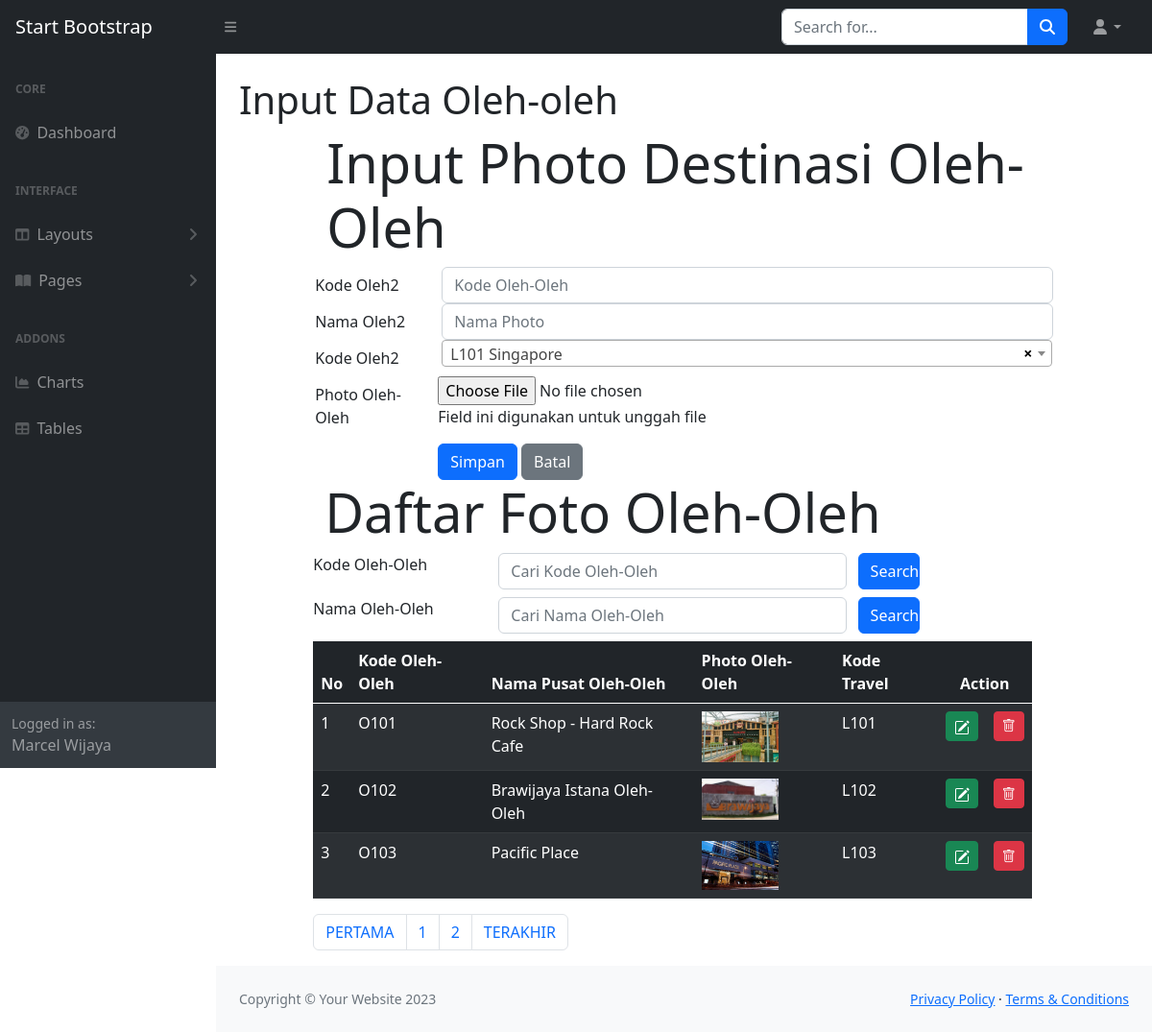
The app's page /oleh2.php with its own data.
### tables this page shows
CREATE TABLE `oleh2` (
  `olehKODE` char(4) NOT NULL,
  `olehNAMA` varchar(60) NOT NULL,
  `olehFOTO` char(120) NOT NULL,
  `lokasiKODE` char(4) NOT NULL
);

### oleh2.php (the view, shortened to what this page needs)
<!DOCTYPE html>
<html lang="en">
<head>
	<link rel = "stylesheet" type="text/css" href="css/bootstrap.min.css">
    <link rel="stylesheet" href="https://cdnjs.cloudflare.com/ajax/libs/select2/4.0.13/css/select2.min.css">
    <link rel="stylesheet" href="https://cdn.jsdelivr.net/npm/bootstrap-icons@1.10.2/font/bootstrap-icons.css">
	<link rel="stylesheet" type="text/css" href="css/bootstrap.min.css">
</head>
<?php
	include "include/config.php";
?>
<?php include "INCLUDE/head.php"?>
    <body class="sb-nav-fixed">
        <?php include "include/menunav.php"?>
        <div id="layoutSidenav">
<?php include "INCLUDE/menu.php"?>
            <div id="layoutSidenav_content">
                <main>
                    <div class="container-fluid px-4">
                        <h1 class="mt-4">Input Data Oleh-oleh</h1>
<body>
<div class="row">
<div class="col-sm-1"></div>
<div class="col-sm-10">
	<div class="jumbotron jumbotron-fluid">
		<div class="container">
			<h1 class="display-4">Input Photo Destinasi Oleh-Oleh</h1>
		</div>
	</div>
	<form method="POST" enctype="multipart/form-data">
		<div class="form-group row">
			<label for="olehkode" class="col-sm-2 col-form-label">Kode Oleh2</label>
			<div class="col-sm-10">
				<input type="text" class="form-control" id="olehkode" name="olehkode" placeholder="Kode Oleh-Oleh" maxlength="4">
			</div>
		</div>
		<div class="form-group row">
			<label for="olehnama" class="col-sm-2 col-form-label">Nama Oleh2</label>
			<div class="col-sm-10">
				<input type="text" class="form-control" id="olehnama" name="olehnama" placeholder="Nama Photo">
			</div>
		</div>
		<div class="form-group row">
			<label for="kodelokasi" class="col-sm-2 col-form-label">Kode Oleh2</label>
			<div class="col-sm-10">
				</div>
		</div>
		<div class="form-group row">
			<label for="file" class="col-sm-2 col-form-label">Photo Oleh-Oleh</label>
			<div class="col-sm-10">
				<input type="file" id="file" name="file">
				<p class="help-block">Field ini digunakan untuk unggah file</p>
			</div>
		</div>
		<div class="form-group row">
			<div class="col-sm-2"></div>
			<div class="col-sm-10">
				<input type="submit" name="Simpan" class="btn btn-primary" value="Simpan">
				<input type="submit" name="Batal" class="btn btn-secondary" value="Batal">
			</div>
		</div>
	</form>
</div>
</div>
<div class="row">
	<div class="col-sm-1"></div>
	<div class="col-sm-10">
		<div class="jumbotron jumbotron-fluid">
			<div class="container">
				<h1 class="display-4">Daftar Foto Oleh-Oleh</h1>
			</div>
		</div>
<form method="POST">
    <div class="form-group row mb-2">
    <label for="search" class="col-sm-3">Kode Oleh-Oleh</label>
    <div class="col-sm-6">
        <input type="text" name="search" class="form-control" id="search"
        value="<?php if (isset($_POST["search"])) {echo $_POST["search"];}?>"
        placeholder="Cari Kode Oleh-Oleh">
    </div>
    <input type="submit" name="kirim" class="col-sm-1 btn btn-primary" value="Search">
    </div>
</form>
<form method="post">
	<div class="form-group row mb-2">
    <label for="search2" class="col-sm-3">Nama Oleh-Oleh</label>
    <div class="col-sm-6">
        <input type="text" name="search2" class="form-control" id="search2"
        value="<?php if (isset($_POST["search2"])) {echo $_POST["search2"];}?>"
        placeholder="Cari Nama Oleh-Oleh">
    </div>
    <input type="submit" name="kirim2" class="col-sm-1 btn btn-primary" value="Search">
    </div>
</form>
	<table class="table table-dark table-striped">
		<thead class="thead-dark">
			<tr>
				<th>No</th>
				<th>Kode Oleh-Oleh</th>
				<th>Nama Pusat Oleh-Oleh</th>
				<th>Photo Oleh-Oleh</th>
				<th>Kode Travel</th>
				<th colspan="2" style="text-align: center">Action</th>
			</tr>
		</thead>
		<tbody>
			<?php
$jumlahtampilan = 3;
$halaman = (isset($_GET['page']))? $_GET['page'] : 1;
$mulaitampilan = ($halaman - 1) * $jumlahtampilan;
			if (isset($_POST['kirim'])) {
				$search = $_POST["search"];
				$query = mysqli_query($connection,  "select * from oleh2
				where olehKODE like '%".$search."%' limit $mulaitampilan, $jumlahtampilan");
			} elseif (isset($_POST['kirim2'])) {
				$search2 = $_POST["search2"];
				$query = mysqli_query($connection,"select * from oleh2
				where olehNAMA like '%".$search2."%' limit $mulaitampilan, $jumlahtampilan");
			} else {
				$query = mysqli_query($connection, "select * from oleh2 limit $mulaitampilan, $jumlahtampilan");
			}
			$nomor = 1;
			while ($row = mysqli_fetch_array($query))
			{ ?>
				<tr>
					<td><?php echo $mulaitampilan + $nomor;?></td>
					<td><?php echo $row['olehKODE'];?></td>
					<td><?php echo $row['olehNAMA'];?></td>
					<td>
						<?php if(is_file("images/".$row['olehFOTO']))
						{ ?>
							<img src="images/<?php echo $row['olehFOTO']?>" width="80">
						<?php } else
							echo "<img src='images/noimage.png' width='80'>"
						?>
					</td>
					<td><?php echo $row['lokasiKODE'];?></td>
					<td width="5px">
						<a href="oleh2edit.php?ubah=<?php echo $row["olehKODE"]?>"
						class="btn btn-success btn-sm" title="EDIT">
						</a>
					</td>
					<td width="5px">
						<a href="oleh2hapus.php?hapus=<?php echo $row["olehKODE"]?>"
						class="btn btn-danger btn-sm" title="HAPUS">
						<i class="bi bi-trash"></i>
					</td>
				</tr>
			<?php $nomor = $nomor + 1;?>
			<?php }	?>
		</tbody>
	</table>
<?php
    $query = mysqli_query($connection, "SELECT * FROM oleh2");
    $jumlahrecord = mysqli_num_rows($query);
    $jumlahpage = ceil($jumlahrecord/$jumlahtampilan);
  ?>
<nav aria-label="Page navigation example">
  <ul class="pagination">
    <li class="page-item"><a class="page-link" href="?page=<?php $nomorhal=1; echo $nomorhal?>">PERTAMA</a></li>
    <?php for($nomorhal=1; $nomorhal<=$jumlahpage; $nomorhal++)
    { ?>
    <li class="page-item">
      <?php
      if($nomorhal!=$halaman)
      { ?>
      <a class="page-link" href="?page=<?php echo $nomorhal?>"><?php echo $nomorhal?></a>
      <?php }
      else { ?>
      <a class="page-link" href="?page=<?php echo $nomorhal?>"><?php echo $nomorhal?></a>
    <?php } ?>
    </li>
    <?php } ?>
    <li class="page-item"><a class="page-link" href="?page=<?php echo $nomorhal-1?>">TERAKHIR</a></li>
  </ul>
</nav>
	</div>
	<div class="col-sm-1"></div>
</div>
</main>
                <?php include "INCLUDE/footer.php"?>
            </div>
        </div>
</body>
</html>

### records on screen
oleh2: olehKODE "O101", olehNAMA "Rock Shop - Hard Rock Cafe", olehFOTO (picture), lokasiKODE "L101"
oleh2: nomor "2", olehKODE "O102", olehNAMA "Brawijaya Istana Oleh-Oleh", olehFOTO (picture), lokasiKODE "L102"
oleh2: nomor "3", olehKODE "O103", olehNAMA "Pacific Place", olehFOTO (picture), lokasiKODE "L103"
